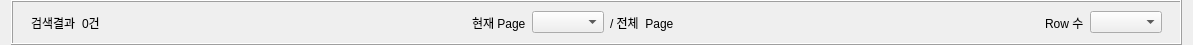
<?xml version="1.0" encoding="UTF-8"?>
<ui version="4.0">
 <class>Form</class>
 <widget class="QWidget" name="Form">
  <property name="geometry">
   <rect>
    <x>0</x>
    <y>0</y>
    <width>1193</width>
    <height>45</height>
   </rect>
  </property>
  <property name="sizePolicy">
   <sizepolicy hsizetype="Preferred" vsizetype="Fixed">
    <horstretch>0</horstretch>
    <verstretch>0</verstretch>
   </sizepolicy>
  </property>
  <property name="windowTitle">
   <string>Form</string>
  </property>
  <layout class="QVBoxLayout" name="verticalLayout">
   <property name="topMargin">
    <number>0</number>
   </property>
   <property name="bottomMargin">
    <number>0</number>
   </property>
   <item>
    <widget class="QFrame" name="frame_4">
     <property name="frameShape">
      <enum>QFrame::Box</enum>
     </property>
     <property name="frameShadow">
      <enum>QFrame::Raised</enum>
     </property>
     <layout class="QHBoxLayout" name="horizontalLayout_4">
      <property name="topMargin">
       <number>0</number>
      </property>
      <property name="bottomMargin">
       <number>0</number>
      </property>
      <item>
       <widget class="QFrame" name="frame">
        <property name="frameShape">
         <enum>QFrame::NoFrame</enum>
        </property>
        <property name="frameShadow">
         <enum>QFrame::Raised</enum>
        </property>
        <layout class="QHBoxLayout" name="horizontalLayout">
         <item>
          <widget class="QLabel" name="label">
           <property name="text">
            <string>검색결과</string>
           </property>
          </widget>
         </item>
         <item>
          <widget class="QLabel" name="label_search_result">
           <property name="text">
            <string>0건</string>
           </property>
          </widget>
         </item>
        </layout>
       </widget>
      </item>
      <item>
       <spacer name="horizontalSpacer">
        <property name="orientation">
         <enum>Qt::Horizontal</enum>
        </property>
        <property name="sizeHint" stdset="0">
         <size>
          <width>40</width>
          <height>20</height>
         </size>
        </property>
       </spacer>
      </item>
      <item>
       <widget class="QFrame" name="frame_2">
        <property name="frameShape">
         <enum>QFrame::NoFrame</enum>
        </property>
        <property name="frameShadow">
         <enum>QFrame::Raised</enum>
        </property>
        <layout class="QHBoxLayout" name="horizontalLayout_2">
         <item>
          <widget class="QLabel" name="label_2">
           <property name="text">
            <string>현재 Page</string>
           </property>
          </widget>
         </item>
         <item>
          <widget class="QComboBox" name="comboBox_curPage"/>
         </item>
         <item>
          <widget class="QLabel" name="label_totalPage">
           <property name="text">
            <string>/ 전체  Page</string>
           </property>
          </widget>
         </item>
        </layout>
       </widget>
      </item>
      <item>
       <spacer name="horizontalSpacer_2">
        <property name="orientation">
         <enum>Qt::Horizontal</enum>
        </property>
        <property name="sizeHint" stdset="0">
         <size>
          <width>40</width>
          <height>20</height>
         </size>
        </property>
       </spacer>
      </item>
      <item>
       <widget class="QFrame" name="frame_3">
        <property name="frameShape">
         <enum>QFrame::NoFrame</enum>
        </property>
        <property name="frameShadow">
         <enum>QFrame::Raised</enum>
        </property>
        <layout class="QHBoxLayout" name="horizontalLayout_3">
         <item>
          <widget class="QLabel" name="label_4">
           <property name="text">
            <string>Row 수</string>
           </property>
          </widget>
         </item>
         <item>
          <widget class="Combo_table_row" name="comboBox_table_row"/>
         </item>
        </layout>
       </widget>
      </item>
     </layout>
    </widget>
   </item>
  </layout>
 </widget>
 <customwidgets>
  <customwidget>
   <class>Combo_table_row</class>
   <extends>QComboBox</extends>
   <header location="global">modules.PyQt.component.combo_custom</header>
  </customwidget>
 </customwidgets>
 <resources/>
 <connections/>
</ui>
